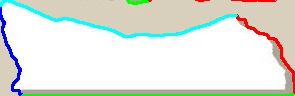
#> input picture segment_1.jpg, 295 x 96 px
$ python shape6.py
#> lines starting #> are read from the running program, lines starting #| are printed output that depends on the picture; after the words box and inside, x2 and y2 are one past the last pixel; in counts of white or black regions, pixels touching at a corner belong together
#> further down, image is the input picture: shape (96, 295, 3); mean B, G, R 220.3, 229.4, 223.1
# -*- coding: utf-8 -*-
import cv2
import numpy as np
import matplotlib.pyplot as plt

def process_image(image):
    """画像を処理してセグメントごとに曲線式を計算し、プロット"""
    # グレースケール変換とぼかし
    gray = cv2.cvtColor(image, cv2.COLOR_BGR2GRAY)
    blurred = cv2.GaussianBlur(gray, (5, 5), 0)
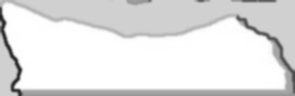
#> blurred: shape (96, 295); min 30, max 255, mean 226.5

    # エッジ検出と膨張
    edges = cv2.Canny(blurred, 100, 200)
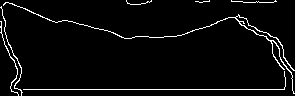
#> edges: shape (96, 295); 4% white in thin lines or dots
    kernel = np.ones((3, 3), np.uint8)
    edges_dilated = cv2.dilate(edges, kernel, iterations=1)
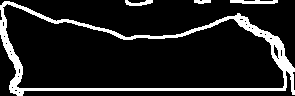
#> edges_dilated: shape (96, 295); 12.5% white; 4 white regions

    # 輪郭検出
    contours, _ = cv2.findContours(edges_dilated, cv2.RETR_EXTERNAL, cv2.CHAIN_APPROX_SIMPLE)
#> contours = 4 contours; box (x1, y1, x2, y2) and area: (0, 1, 295, 96) 18374, (230, 0, 278, 4) 103, (125, 0, 153, 6) 70, (194, 0, 211, 4) 36
    image_display = image.copy()

    for idx, cnt in enumerate(contours):
        if cv2.contourArea(cnt) > 500:  # 面積フィルタ
            draw_colored_segments(image_display, cnt)
#> this loop made 4 passes
#> (points in draw_colored_segments, colors in draw_colored_segments) on pass 1: ([(0, 5), (17, 95), (294, 94), (239, 13)], ['blue', 'green', 'red', 'cyan'])
#| セグメント 1 の曲線式:             7            6          5         4         3         2
#| -8.443e-05 x + 0.005202 x - 0.1242 x + 1.441 x - 8.333 x + 21.66 x - 11.86 x + 17.94
#| セグメント 2 の曲線式:            7             6             5            4          3
#| -3.34e-11 x + 3.403e-08 x - 1.294e-05 x + 0.002238 x - 0.1739 x
#|           2
#|  + 5.812 x - 85.79 x + 558.6
#| セグメント 3 の曲線式:            7             6            5         4         3
#| 2.193e-09 x - 4.088e-06 x + 0.003263 x - 1.445 x + 383.6 x
#|               2
#|  - 6.101e+04 x + 5.384e+06 x - 2.034e+08
#> (further printed lines are left out)
#> pass 1, in fit_curve_and_plot (call 2), `plt.show()`:
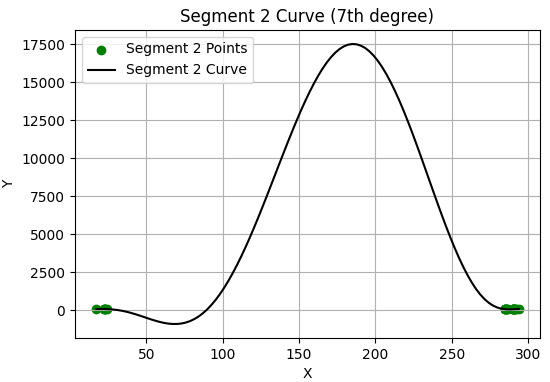
#> figure drawn by matplotlib, 1 panel; curve peaks at x = 184.9, y = 17513.2
#> pass 1, in fit_curve_and_plot (call 3), `plt.show()`:
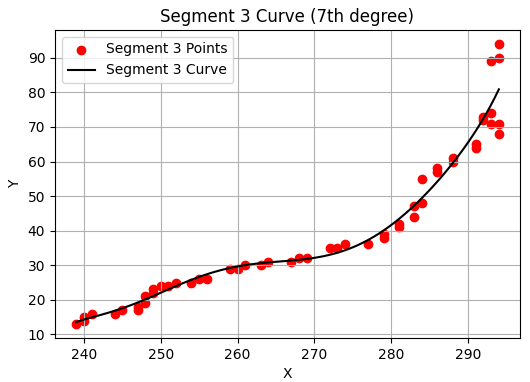
#> figure drawn by matplotlib, 1 panel; curve peaks at x = 294, y = 80.88
#> pass 1, in fit_curve_and_plot (call 4), `plt.show()`:
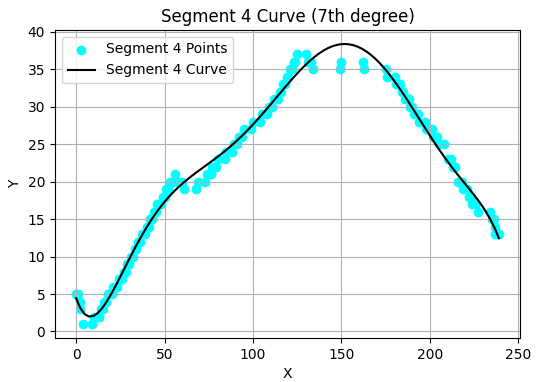
#> figure drawn by matplotlib, 1 panel; curve peaks at x = 152.1, y = 38.34
#> after the loop:
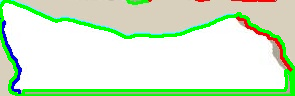
#> image_display: shape (96, 295, 3); 8.8% of pixels changed, all inside (x1, y1, x2, y2) = (0, 0, 295, 96)

    # 処理結果を表示
    cv2.imshow("Processed Image", image_display)
    cv2.waitKey(0)
    cv2.destroyAllWindows()

def draw_colored_segments(image, contour):
    """元の緑の枠線に沿って4色に分割して描画し、曲線式を計算してプロット"""
    # 多角形近似で4つの点を検出
    epsilon = 0.05 * cv2.arcLength(contour, True)
    approx = cv2.approxPolyDP(contour, epsilon, True)

    # 必要に応じて頂点数を制限
    while len(approx) > 4:
        epsilon *= 1.1  # 近似精度を緩める
        approx = cv2.approxPolyDP(contour, epsilon, True)

    # 頂点の座標を取得
    points = [tuple(pt[0]) for pt in approx]

    # 色リスト
    colors = ['blue', 'green', 'red', 'cyan']  # セグメントの色リスト

    # 各セグメントごとに処理
    for i in range(len(points)):
        start_point = points[i]
        end_point = points[(i + 1) % len(points)]

        # セグメント内の輪郭点を取得
        segment_points = get_segment_points(contour, start_point, end_point)

        # 曲線式を計算してプロット
        if len(segment_points) > 1:
            fit_curve_and_plot(segment_points, colors[i % len(colors)], i + 1)

        # 曲線を画像に描画
        for j in range(len(segment_points) - 1):
            pt1 = tuple(segment_points[j])
            pt2 = tuple(segment_points[j + 1])
            cv2.line(image, pt1, pt2, (0, 255, 0), 2)  # 緑色で描画

def get_segment_points(contour, start_point, end_point):
    """セグメント内の輪郭点を取得"""
    start_idx = -1
    end_idx = -1

    # 輪郭の中でstart_pointとend_pointのインデックスを探す
    for idx, pt in enumerate(contour[:, 0, :]):
        if tuple(pt) == start_point:
            start_idx = idx
        if tuple(pt) == end_point:
            end_idx = idx

    # インデックス範囲に基づいてセグメントのポイントを取得
    if start_idx < end_idx:
        return contour[start_idx:end_idx + 1, 0, :]
    else:  # 輪郭が閉じている場合の対応
        return np.vstack((contour[start_idx:, 0, :], contour[:end_idx + 1, 0, :]))

def fit_curve_and_plot(segment_points, color, segment_id):
    """セグメント点に基づいて曲線を近似し、グラフにプロット"""
    x = segment_points[:, 0]
    y = segment_points[:, 1]

    # 7次多項式で近似
    coefficients = np.polyfit(x, y, 7)
    polynomial = np.poly1d(coefficients)

    # コンソールに曲線式を出力
    print(f"セグメント {segment_id} の曲線式: {polynomial}")

    # 曲線をプロット
    plt.figure(figsize=(6, 4))
    plt.scatter(x, y, color=color, label=f'Segment {segment_id} Points')
    x_curve = np.linspace(min(x), max(x), 100)
    y_curve = polynomial(x_curve)
    plt.plot(x_curve, y_curve, color='black', label=f'Segment {segment_id} Curve')
    plt.title(f"Segment {segment_id} Curve (7th degree)")
    plt.xlabel("X")
    plt.ylabel("Y")
    plt.legend()
    plt.grid(True)
    plt.show()

try:
    print("スクリプトが開始されました")

    # 画像の読み込み（ユーザーがアップロードした画像を指定）
    image = cv2.imread('segment_1.jpg')  # 適切なパスに変更してください
    if image is None:
        raise FileNotFoundError("指定された画像が見つかりません。パスを確認してください。")

    print("画像の読み込みが成功しました")

    # 画像を処理
    process_image(image)

    print("スクリプトの実行が完了しました")

except Exception as e:
    print(f"エラーが発生しました: {e}")

$ run again, with segment_2.jpg copied over segment_1.jpg
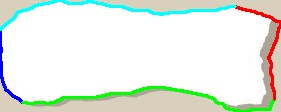
#> input picture segment_2.jpg, 281 x 112 px
#> image is the input picture: shape (112, 281, 3); mean B, G, R 227.5, 236.8, 228.9
#> in process_image, `edges = cv2.Canny(blurred, 100, 200)`:
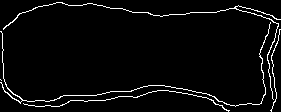
#> edges: shape (112, 281); 3.9% white in thin lines or dots
#> edges_dilated: shape (112, 281); 12.7% white; 1 white region
#> contours = 1 contour; box (x1, y1, x2, y2) and area: (0, 1, 281, 112) 24818
#> the loop in process_image, `for idx, cnt in enumerate(contours):` made 1 pass
#> (points in draw_colored_segments, colors in draw_colored_segments) on pass 1: ([(0, 30), (277, 99), (239, 4)], ['blue', 'green', 'red', 'cyan'])
#> (printed output is left out)
#> after the loop in process_image, `for idx, cnt in enumerate(contours):`:
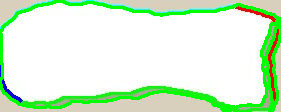
#> image_display: shape (112, 281, 3); 9.63% of pixels changed, all inside (x1, y1, x2, y2) = (0, 0, 281, 112)

$ run again, with segment_3.jpg copied over segment_1.jpg
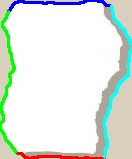
#> input picture segment_3.jpg, 132 x 159 px
#> image is the input picture: shape (159, 132, 3); mean B, G, R 226.8, 233.7, 225.5
#> in process_image, `edges = cv2.Canny(blurred, 100, 200)`:
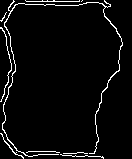
#> edges: shape (159, 132); 4.1% white in thin lines or dots
#> edges_dilated: shape (159, 132); 12.8% white; 1 white region
#> contours = 1 contour; box (x1, y1, x2, y2) and area: (0, 0, 124, 159) 16151
#> the loop in process_image, `for idx, cnt in enumerate(contours):` made 1 pass
#> (points in draw_colored_segments, colors in draw_colored_segments) on pass 1: ([(12, 0), (3, 142), (104, 158), (111, 3)], ['blue', 'green', 'red', 'cyan'])
#> (printed output is left out)
#> after the loop in process_image, `for idx, cnt in enumerate(contours):`:
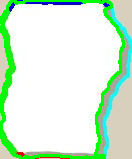
#> image_display: shape (159, 132, 3); 8.21% of pixels changed, all inside (x1, y1, x2, y2) = (0, 0, 125, 159)

$ run again, with segment_4.jpg copied over segment_1.jpg
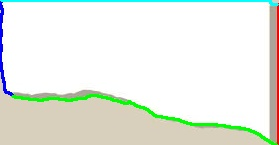
#> input picture segment_4.jpg, 279 x 145 px
#> image is the input picture: shape (145, 279, 3); mean B, G, R 228.6, 237.5, 232.1
#> edges: shape (145, 279); 3.1% white in thin lines or dots
#> edges_dilated: shape (145, 279); 9.6% white; 2 white regions
#> contours = 2 contours; box (x1, y1, x2, y2) and area: (0, 0, 271, 145) 30338, (275, 4, 279, 145) 286
#> the loop in process_image, `for idx, cnt in enumerate(contours):` made 2 passes
#> (points in draw_colored_segments, colors in draw_colored_segments) on pass 2: ([(0, 0), (12, 99), (270, 144), (269, 1)], ['blue', 'green', 'red', 'cyan'])
#> (printed output is left out)
#> after the loop in process_image, `for idx, cnt in enumerate(contours):`:
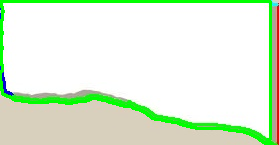
#> image_display: shape (145, 279, 3); 6.09% of pixels changed, all inside (x1, y1, x2, y2) = (0, 0, 272, 145)
